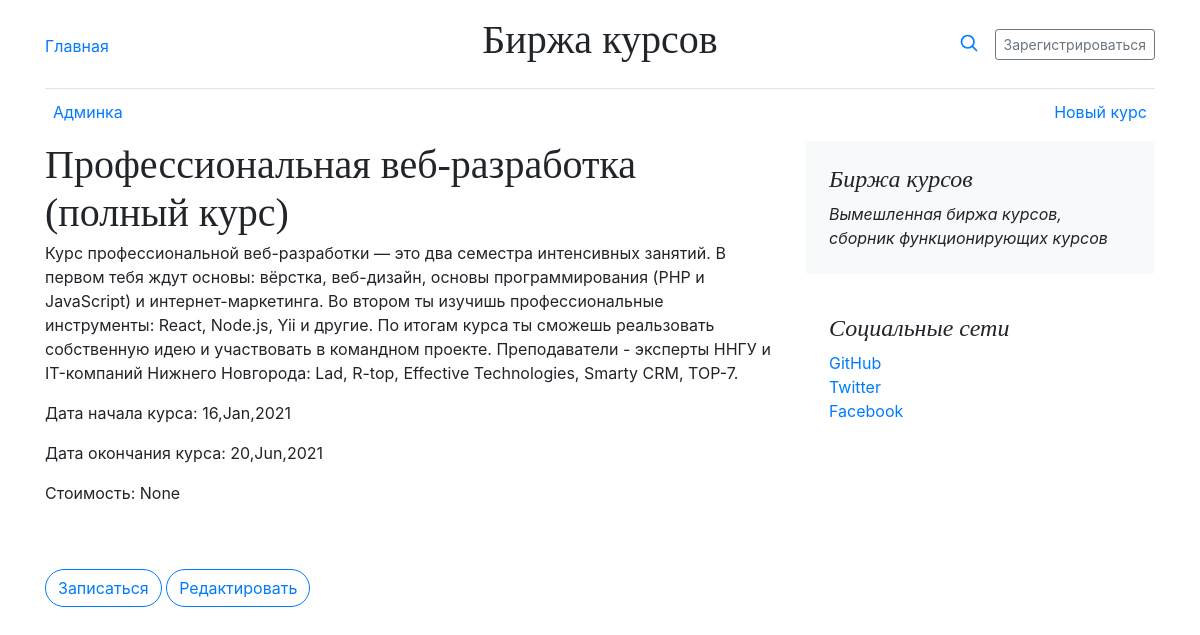
Screenshot of /course/10/ with the database file from the repository.
### courses/models.py (models this page shows, shortened)
class Course(models.Model):
    course_id = models.AutoField(primary_key=True)
    title = models.CharField(max_length=128,verbose_name="Название курса")
    description = models.TextField(max_length=512, verbose_name="Описание курса")
    start_date = models.DateField(verbose_name="Дата начала курса")
    end_date = models.DateField(verbose_name="Дата окончания курса")
    author = models.ForeignKey(User,verbose_name="Автор поста",on_delete=models.PROTECT, null=True)
    class Meta:
        verbose_name = "Курс"
        verbose_name_plural = "Курсы"

### courses/views.py (the view)
# urls.py: path("course/<int:pk>/",CoursesDetailView.as_view(), name="courses"),
class CoursesDetailView(DetailView):
    model = Course
    template_name = "course.html"
    queryset = Course.objects.all()
    context_object_name = "course"

### courses/templates/course.html (shortened to what this page needs)
{% extends "base.html" %}
{% load course_tag %}
{% block content %}
<div class="container">
  <header class="blog-header py-3">
    <div class="row flex-nowrap justify-content-between align-items-center">
      <div class="col-4 pt-1">
        <a class="link-secondary" href="/">Главная</a>
      </div>
      <div class="col-4 text-center">
        <h1 class="title">Биржа курсов</h1>
      </div>
      <div class="col-4 d-flex justify-content-end align-items-center">
        <a class="link-secondary" href="#" aria-label="Search">
          <svg xmlns="http://www.w3.org/2000/svg" width="20" height="20" fill="none" stroke="currentColor" stroke-linecap="round" stroke-linejoin="round" stroke-width="2" class="mx-3" role="img" viewBox="0 0 24 24"><title>Search</title><circle cx="10.5" cy="10.5" r="7.5"/><path d="M21 21l-5.2-5.2"/></svg>
        </a>
        <a class="btn btn-sm btn-outline-secondary" href="#">Зарегистрироваться</a>
      </div>
    </div>
  </header>
  <div class="nav-scroller py-1 mb-2">
    <nav class="nav d-flex justify-content-between">
      <a class="p-2 link-secondary" href="admin">Админка</a>
      <a class="p-2 link-secondary" href="new">Новый курс</a>
    </nav>
  </div>
</div>
<main class="container">
  <div class="row">
    <div class="col-md-8">
      <article class="blog-post">
        <h3 class="blog-post-title">{{ course.title }}</h3>
        <p>{{ course.description }}</p>
        <p>Дата начала курса: {{ course.start_date|date:"d,M,Y" }}</p>
        <p>Дата окончания курса: {{ course.end_date|date:"d,M,Y" }}</p>
        <p>Стоимость: None</p>
      </article>
      <nav class="blog-pagination" aria-label="Pagination">
        <a class="btn btn-outline-primary" href="#">Записаться</a>
        <a class="btn btn-outline-primary" href="edit">Редактировать</a>
      </nav>
    </div>
    <div class="col-md-4">
      <div class="p-4 mb-3 bg-light rounded">
        <h4 class="font-italic">Биржа курсов</h4>
        <p class="mb-0"><em>Вымешленная биржа курсов, сборник функционирующих курсов </em></p>
      </div>
      <div class="p-4">
        <h4 class="font-italic">Социальные сети</h4>
        <ol class="list-unstyled">
          <li><a href="http://github.com/esheloncr">GitHub</a></li>
          <li><a href="#">Twitter</a></li>
          <li><a href="#">Facebook</a></li>
        </ol>
      </div>
    </div>
  </div>
</main>
</body>
{% endblock content %}

### courses/static/css/style.rtl.css (style rules this page uses)
.blog-header { line-height: 1; border-bottom: 1px solid #e5e5e5; }
h1, h2, h3, h4, h5, h6 { font-family: Amiri, Georgia, "Times New Roman", serif; }
.nav-scroller { position: relative; z-index: 2; height: 2.75rem; overflow-y: hidden; }
.nav-scroller .nav { display: flex; flex-wrap: nowrap; padding-bottom: 1rem; margin-top: -1px; overflow-x: auto; text-align: center; white-space: nowrap; -webkit-overflow-scrolling: touch; }
.blog-pagination { margin-bottom: 4rem; }
.blog-pagination > .btn { border-radius: 2rem; }
.blog-post { margin-bottom: 4rem; }
.blog-post-title { margin-bottom: .25rem; font-size: 2.5rem; }

### rows the page displays
Course: title "Профессиональная веб-разработка (полный курс)", description "Курс профессиональной веб-разработки — это два семестра интенсивных занятий. В первом тебя ждут основы: вёрстка, веб-дизайн, основы программирования (PHP и JavaScript) и интернет-маркетинга. Во втором ты изучишь профессиональные инструменты: React, Node.js, Yii и другие. По итогам курса ты сможешь реальзовать собственную идею и участвовать в командном проекте. Преподаватели - эксперты ННГУ и IT-компаний Нижнего Новгорода: Lad, R-top, Effective Technologies, Smarty CRM, TOP-7.", start_date "16,Jan,2021", end_date "20,Jun,2021"
